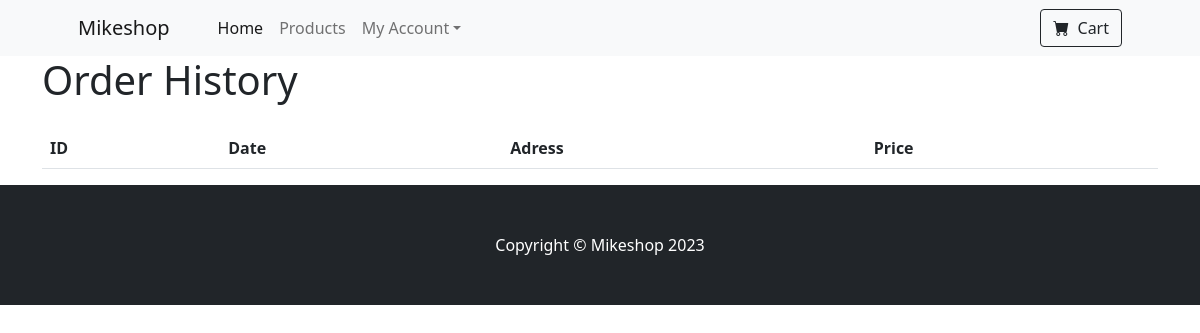
/orderhistory/ (signed in), run on an earlier commit of the app's database.
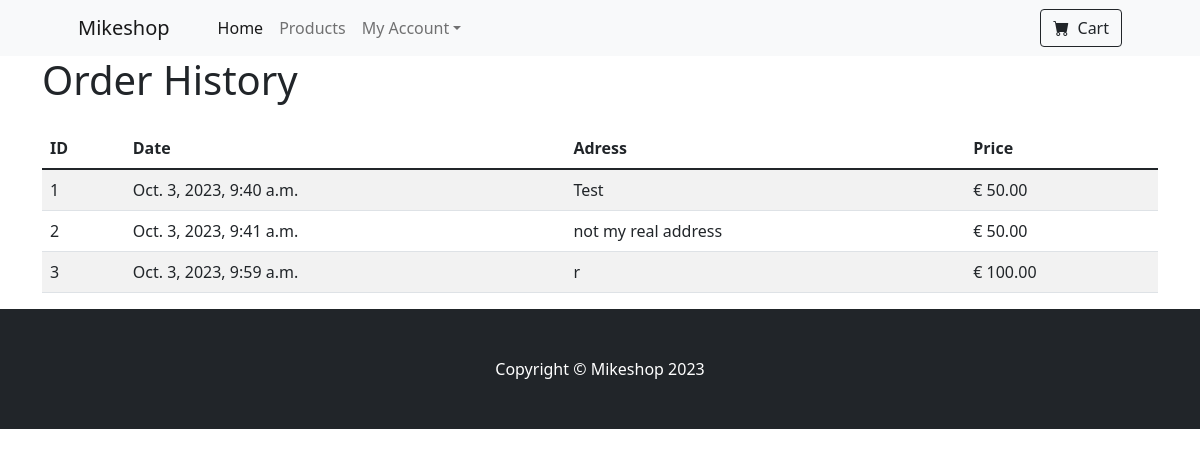
And on a later commit of the database.
### mikeshop/models.py (models this page shows)
class Order(models.Model):
    id = models.AutoField(primary_key=True)
    date_ordered = models.DateTimeField(auto_now_add=True)
    basket_id = models.ForeignKey(Basket, on_delete=models.CASCADE)
    user_id = models.ForeignKey(User, on_delete=models.CASCADE)
    total_price = models.DecimalField(max_digits=6, decimal_places=2, default=0.0)
    shipping_addr = models.TextField(default="")

### mikeshop/views.py (the view)
# urls.py: path('orderhistory/', views.previous_orders, name="order_history"),
@login_required
def previous_orders(request):
    user = request.user
    orders = Order.objects.filter(user_id=user)
    return render(request, 'previous_orders.html', {'orders': orders})

### mikeshop/templates/previous_orders.html (shortened to what this page needs)
{% extends 'base.html' %}
{% block content %}
    <div class="container">
        <h1 class="mb-4">Order History</h1>
        <table class="table table-striped">
            <thead>
                <tr>
                    <th>ID</th>
                    <th>Date</th>
                    <th>Adress</th>
                    <th>Price</th>
                </tr>
            </thead>
            <tbody>
                {% for ord in orders %}
                <tr>
                <td>{{ ord.id }}</td>
                <td> {{ ord.date_ordered }}</td>
                <td> {{ ord.shipping_addr  }}</td>
                <td> € {{ord.total_price }}</td>
                </tr>
                {% endfor %}
            </tbody>
        </table>
    </div>
{% endblock %}

What changed in the data, as far as the page shows it:
added Order: id "1", date_ordered "Oct. 3, 2023, 9:40 a.m.", shipping_addr "Test", total_price "50.00"
added Order: id "2", date_ordered "Oct. 3, 2023, 9:41 a.m.", shipping_addr "not my real address", total_price "50.00"
added Order: id "3", date_ordered "Oct. 3, 2023, 9:59 a.m.", shipping_addr "r", total_price "100.00"
